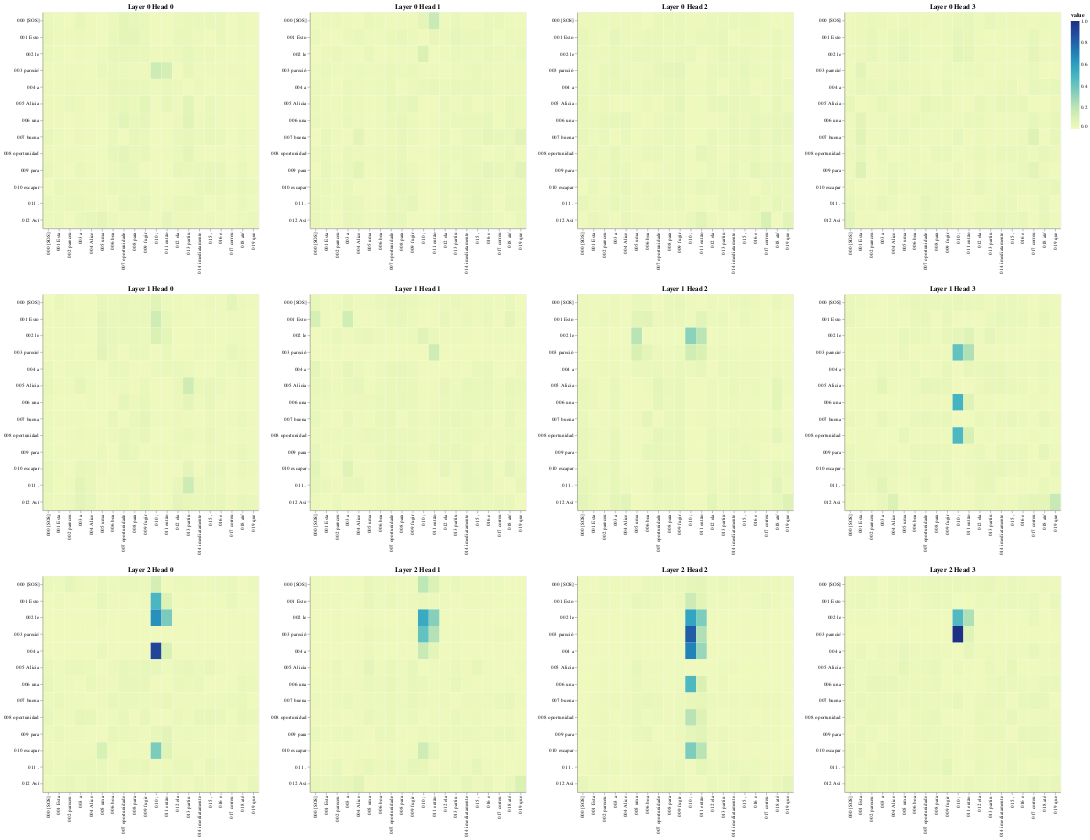

Here is the notebook cell this chart was saved with:
### Code cell
# Cross-Attention
get_all_attention_maps("encoder-decoder", layers, heads, encoder_input_tokens, decoder_input_tokens, min(20, sentence_len))

### Figure 1 — Vega-Lite specification as saved in the notebook (floating-point values rounded to 4 significant figures; data arrays with more than 128 entries replaced by an {"elided": "..."} marker saying what was removed)
{"config": {"view": {"continuousWidth": 300, "continuousHeight": 300}}, "vconcat": [{"hconcat": [{"data": {"name": "data-013cf9370f891ff4c2b6f040bbec525d"}, "mark": {"type": "rect"}, "encoding": {"color": {"field": "value", "type": "quantitative"}, "tooltip": [{"field": "row", "type": "quantitative"}, {"field": "column", "type": "quantitative"}, {"field": "value", "type": "quantitative"}, {"field": "row_token", "type": "nominal"}, {"field": "col_token", "type": "nominal"}], "x": {"axis": {"title": ""}, "field": "col_token", "type": "nominal"}, "y": {"axis": {"title": ""}, "field": "row_token", "type": "nominal"}}, "height": 400, "name": "view_13", "title": "Layer 0 Head 0", "width": 400}, {"data": {"name": "data-a83f66001737bffc701f0489b1996b45"}, "mark": {"type": "rect"}, "encoding": {"color": {"field": "value", "type": "quantitative"}, "tooltip": [{"field": "row", "type": "quantitative"}, {"field": "column", "type": "quantitative"}, {"field": "value", "type": "quantitative"}, {"field": "row_token", "type": "nominal"}, {"field": "col_token", "type": "nominal"}], "x": {"axis": {"title": ""}, "field": "col_token", "type": "nominal"}, "y": {"axis": {"title": ""}, "field": "row_token", "type": "nominal"}}, "height": 400, "name": "view_14", "title": "Layer 0 Head 1", "width": 400}, {"data": {"name": "data-0a15b27d04c4883d13466e5ff24973e5"}, "mark": {"type": "rect"}, "encoding": {"color": {"field": "value", "type": "quantitative"}, "tooltip": [{"field": "row", "type": "quantitative"}, {"field": "column", "type": "quantitative"}, {"field": "value", "type": "quantitative"}, {"field": "row_token", "type": "nominal"}, {"field": "col_token", "type": "nominal"}], "x": {"axis": {"title": ""}, "field": "col_token", "type": "nominal"}, "y": {"axis": {"title": ""}, "field": "row_token", "type": "nominal"}}, "height": 400, "name": "view_15", "title": "Layer 0 Head 2", "width": 400}, {"data": {"name": "data-b347b005903f81578ff868f0bfe558ae"}, "mark": {"type": "rect"}, "encoding": {"color": {"field": "value", "type": "quantitative"}, "tooltip": [{"field": "row", "type": "quantitative"}, {"field": "column", "type": "quantitative"}, {"field": "value", "type": "quantitative"}, {"field": "row_token", "type": "nominal"}, {"field": "col_token", "type": "nominal"}], "x": {"axis": {"title": ""}, "field": "col_token", "type": "nominal"}, "y": {"axis": {"title": ""}, "field": "row_token", "type": "nominal"}}, "height": 400, "name": "view_16", "title": "Layer 0 Head 3", "width": 400}]}, {"hconcat": [{"data": {"name": "data-81d30dff04e9e6b8d8fbe356c0ca741d"}, "mark": {"type": "rect"}, "encoding": {"color": {"field": "value", "type": "quantitative"}, "tooltip": [{"field": "row", "type": "quantitative"}, {"field": "column", "type": "quantitative"}, {"field": "value", "type": "quantitative"}, {"field": "row_token", "type": "nominal"}, {"field": "col_token", "type": "nominal"}], "x": {"axis": {"title": ""}, "field": "col_token", "type": "nominal"}, "y": {"axis": {"title": ""}, "field": "row_token", "type": "nominal"}}, "height": 400, "name": "view_17", "title": "Layer 1 Head 0", "width": 400}, {"data": {"name": "data-bb3964bcee6f8f7ad3acfaaca12fcf2e"}, "mark": {"type": "rect"}, "encoding": {"color": {"field": "value", "type": "quantitative"}, "tooltip": [{"field": "row", "type": "quantitative"}, {"field": "column", "type": "quantitative"}, {"field": "value", "type": "quantitative"}, {"field": "row_token", "type": "nominal"}, {"field": "col_token", "type": "nominal"}], "x": {"axis": {"title": ""}, "field": "col_token", "type": "nominal"}, "y": {"axis": {"title": ""}, "field": "row_token", "type": "nominal"}}, "height": 400, "name": "view_18", "title": "Layer 1 Head 1", "width": 400}, {"data": {"name": "data-c172408e11def7395bbf528e2ebd6622"}, "mark": {"type": "rect"}, "encoding": {"color": {"field": "value", "type": "quantitative"}, "tooltip": [{"field": "row", "type": "quantitative"}, {"field": "column", "type": "quantitative"}, {"field": "value", "type": "quantitative"}, {"field": "row_token", "type": "nominal"}, {"field": "col_token", "type": "nominal"}], "x": {"axis": {"title": ""}, "field": "col_token", "type": "nominal"}, "y": {"axis": {"title": ""}, "field": "row_token", "type": "nominal"}}, "height": 400, "name": "view_19", "title": "Layer 1 Head 2", "width": 400}, {"data": {"name": "data-44e785815e0860580e69734bf9fb1f3d"}, "mark": {"type": "rect"}, "encoding": {"color": {"field": "value", "type": "quantitative"}, "tooltip": [{"field": "row", "type": "quantitative"}, {"field": "column", "type": "quantitative"}, {"field": "value", "type": "quantitative"}, {"field": "row_token", "type": "nominal"}, {"field": "col_token", "type": "nominal"}], "x": {"axis": {"title": ""}, "field": "col_token", "type": "nominal"}, "y": {"axis": {"title": ""}, "field": "row_token", "type": "nominal"}}, "height": 400, "name": "view_20", "title": "Layer 1 Head 3", "width": 400}]}, {"hconcat": [{"data": {"name": "data-516dc26dc8ab966384593855528ab60c"}, "mark": {"type": "rect"}, "encoding": {"color": {"field": "value", "type": "quantitative"}, "tooltip": [{"field": "row", "type": "quantitative"}, {"field": "column", "type": "quantitative"}, {"field": "value", "type": "quantitative"}, {"field": "row_token", "type": "nominal"}, {"field": "col_token", "type": "nominal"}], "x": {"axis": {"title": ""}, "field": "col_token", "type": "nominal"}, "y": {"axis": {"title": ""}, "field": "row_token", "type": "nominal"}}, "height": 400, "name": "view_21", "title": "Layer 2 Head 0", "width": 400}, {"data": {"name": "data-569a07cab043a560681c27011ef78efb"}, "mark": {"type": "rect"}, "encoding": {"color": {"field": "value", "type": "quantitative"}, "tooltip": [{"field": "row", "type": "quantitative"}, {"field": "column", "type": "quantitative"}, {"field": "value", "type": "quantitative"}, {"field": "row_token", "type": "nominal"}, {"field": "col_token", "type": "nominal"}], "x": {"axis": {"title": ""}, "field": "col_token", "type": "nominal"}, "y": {"axis": {"title": ""}, "field": "row_token", "type": "nominal"}}, "height": 400, "name": "view_22", "title": "Layer 2 Head 1", "width": 400}, {"data": {"name": "data-95e12bac7842b37a7b55142bfd7aeefa"}, "mark": {"type": "rect"}, "encoding": {"color": {"field": "value", "type": "quantitative"}, "tooltip": [{"field": "row", "type": "quantitative"}, {"field": "column", "type": "quantitative"}, {"field": "value", "type": "quantitative"}, {"field": "row_token", "type": "nominal"}, {"field": "col_token", "type": "nominal"}], "x": {"axis": {"title": ""}, "field": "col_token", "type": "nominal"}, "y": {"axis": {"title": ""}, "field": "row_token", "type": "nominal"}}, "height": 400, "name": "view_23", "title": "Layer 2 Head 2", "width": 400}, {"data": {"name": "data-b45f0d42451329afcd60e5600d1cb1ce"}, "mark": {"type": "rect"}, "encoding": {"color": {"field": "value", "type": "quantitative"}, "tooltip": [{"field": "row", "type": "quantitative"}, {"field": "column", "type": "quantitative"}, {"field": "value", "type": "quantitative"}, {"field": "row_token", "type": "nominal"}, {"field": "col_token", "type": "nominal"}], "x": {"axis": {"title": ""}, "field": "col_token", "type": "nominal"}, "y": {"axis": {"title": ""}, "field": "row_token", "type": "nominal"}}, "height": 400, "name": "view_24", "title": "Layer 2 Head 3", "width": 400}]}], "params": [{"name": "param_13", "select": {"type": "interval", "encodings": ["x", "y"]}, "bind": "scales", "views": ["view_13"]}, {"name": "param_14", "select": {"type": "interval", "encodings": ["x", "y"]}, "bind": "scales", "views": ["view_14"]}, {"name": "param_15", "select": {"type": "interval", "encodings": ["x", "y"]}, "bind": "scales", "views": ["view_15"]}, {"name": "param_16", "select": {"type": "interval", "encodings": ["x", "y"]}, "bind": "scales", "views": ["view_16"]}, {"name": "param_17", "select": {"type": "interval", "encodings": ["x", "y"]}, "bind": "scales", "views": ["view_17"]}, {"name": "param_18", "select": {"type": "interval", "encodings": ["x", "y"]}, "bind": "scales", "views": ["view_18"]}, {"name": "param_19", "select": {"type": "interval", "encodings": ["x", "y"]}, "bind": "scales", "views": ["view_19"]}, {"name": "param_20", "select": {"type": "interval", "encodings": ["x", "y"]}, "bind": "scales", "views": ["view_20"]}, {"name": "param_21", "select": {"type": "interval", "encodings": ["x", "y"]}, "bind": "scales", "views": ["view_21"]}, {"name": "param_22", "select": {"type": "interval", "encodings": ["x", "y"]}, "bind": "scales", "views": ["view_22"]}, {"name": "param_23", "select": {"type": "interval", "encodings": ["x", "y"]}, "bind": "scales", "views": ["view_23"]}, {"name": "param_24", "select": {"type": "interval", "encodings": ["x", "y"]}, "bind": "scales", "views": ["view_24"]}], "$schema": "https://vega.github.io/schema/vega-lite/v5.17.0.json", "datasets": {"data-013cf9370f891ff4c2b6f040bbec525d": {"elided": "260 records"}, "data-a83f66001737bffc701f0489b1996b45": {"elided": "260 records"}, "data-0a15b27d04c4883d13466e5ff24973e5": {"elided": "260 records"}, "data-b347b005903f81578ff868f0bfe558ae": {"elided": "260 records"}, "data-81d30dff04e9e6b8d8fbe356c0ca741d": {"elided": "260 records"}, "data-bb3964bcee6f8f7ad3acfaaca12fcf2e": {"elided": "260 records"}, "data-c172408e11def7395bbf528e2ebd6622": {"elided": "260 records"}, "data-44e785815e0860580e69734bf9fb1f3d": {"elided": "260 records"}, "data-516dc26dc8ab966384593855528ab60c": {"elided": "260 records"}, "data-569a07cab043a560681c27011ef78efb": {"elided": "260 records"}, "data-95e12bac7842b37a7b55142bfd7aeefa": {"elided": "260 records"}, "data-b45f0d42451329afcd60e5600d1cb1ce": {"elided": "260 records"}}}
